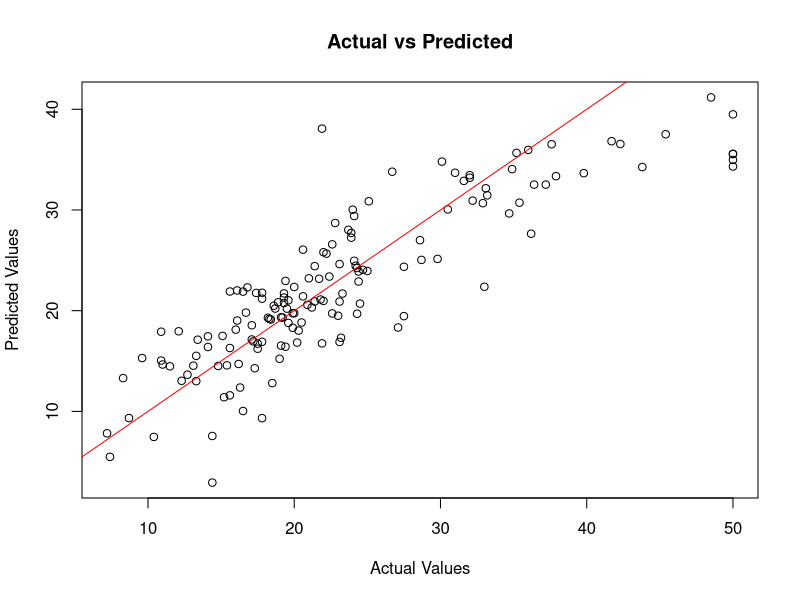
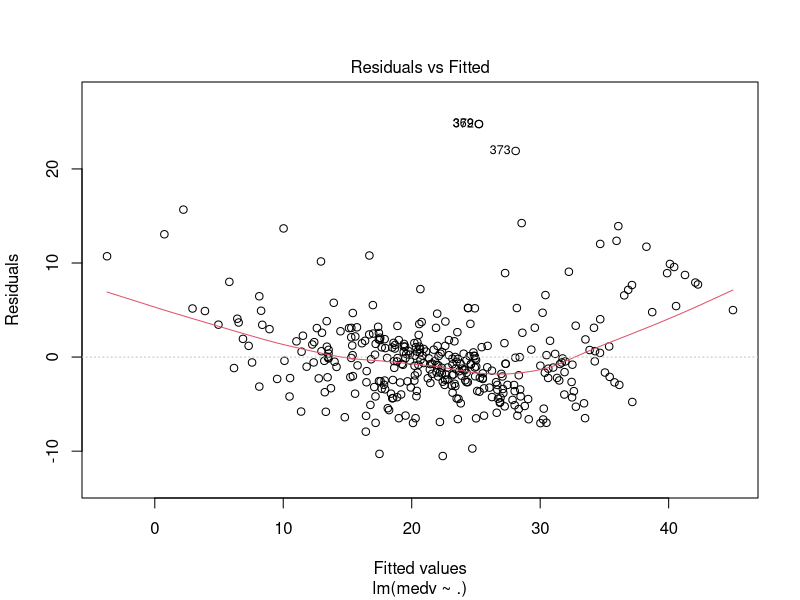
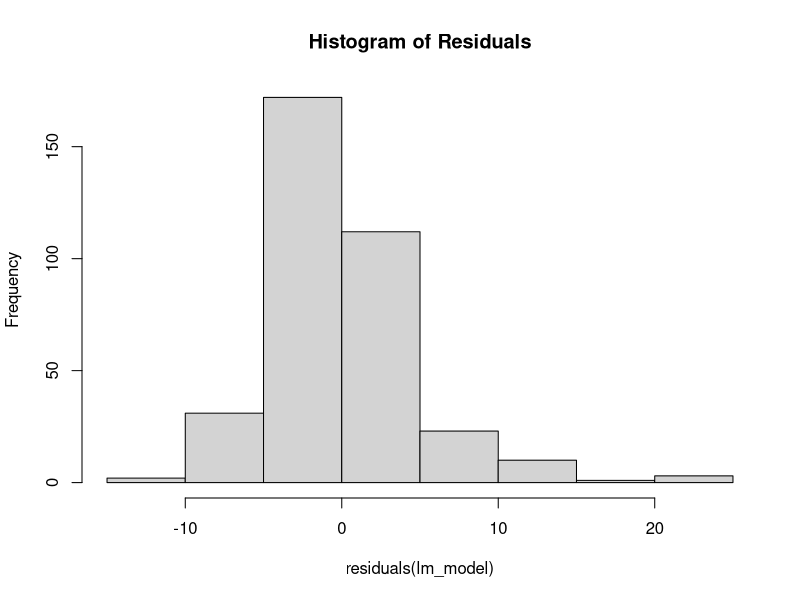
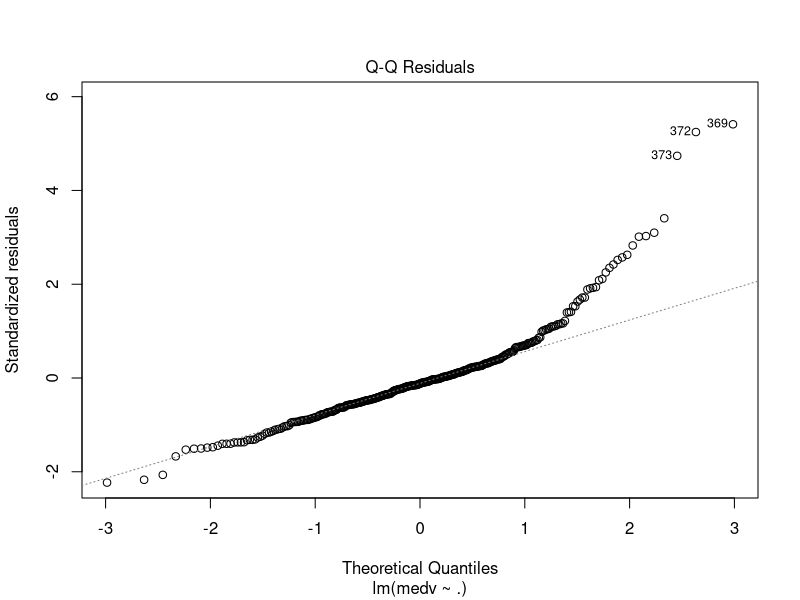

The R source for these figures, in order:
# Load the Boston Housing dataset
library(MASS)  # Required for the dataset
data(Boston)

# Create a data frame from the dataset
boston_df <- data.frame(Boston)

# View the structure of the dataset
str(boston_df)

# Split the data into training and testing sets
set.seed(123)  # Set seed for reproducibility
train_index <- sample(1:nrow(boston_df), 0.7 * nrow(boston_df))  # 70% for training
train_data <- boston_df[train_index, ]
test_data <- boston_df[-train_index, ]

# Build a linear regression model
lm_model <- lm(medv ~ ., data = train_data)  # 'medv' is the target variable

# Print the summary of the model
summary(lm_model)

# Make predictions on the test set
predicted <- predict(lm_model, newdata = test_data)

# Evaluate the model
mse <- mean((predicted - test_data$medv)^2)  # Mean Squared Error
rmse <- sqrt(mse)  # Root Mean Squared Error
r_squared <- summary(lm_model)$r.squared  # R-squared value

# Print the evaluation metrics
cat("Mean Squared Error (MSE):", mse, "\n")
cat("Root Mean Squared Error (RMSE):", rmse, "\n")
cat("R-squared:", r_squared, "\n")

# Plot a scatterplot of actual vs predicted values
plot(test_data$medv, predicted,
     xlab = "Actual Values",
     ylab = "Predicted Values",
     main = "Actual vs Predicted")
abline(0, 1, col = "red")  # Add a 45-degree reference line

# Plot residuals vs fitted values
plot(lm_model, which = 1)

# Create a histogram of residuals
hist(residuals(lm_model), main = "Histogram of Residuals")

# Create a Q-Q plot for normality checking
plot(lm_model, which = 2)





